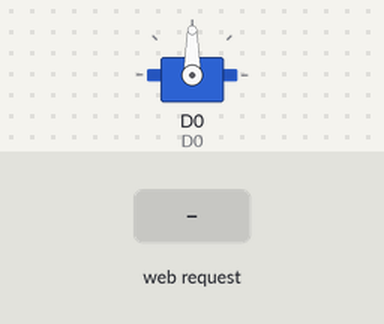
This sketch was run on a simulated ESP8266 (NodeMCU). On the bench: servo. Inputs (shaded band) come from the test bench. What the sketch prints to the serial monitor is not drawn.

Above: at 2.2 s.
2.3 s: HTTP request GET /white received
At 3.4 s:
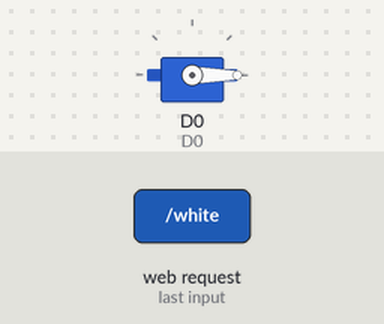
3.8 s: HTTP request GET /black received
At 4.5 s:
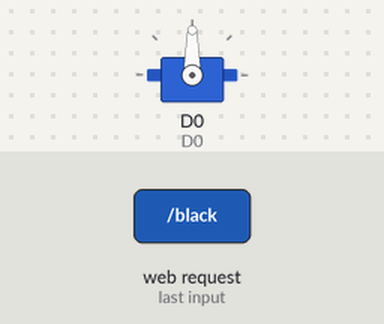
Timing chart, 0 to 6.8 s (numbered marks = the images above; inputs shaded):
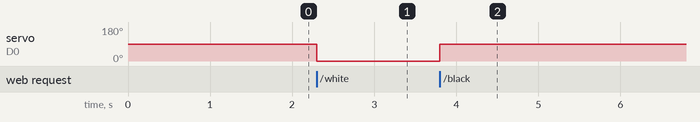

The sketch:

handservo.ino
```cpp
#include <ESP8266WiFi.h>
#include <WiFiClient.h>
#include <ESP8266WebServer.h>


static const uint8_t D0   = 16;
#include <Servo.h>
Servo myservo1;


const char *ssid = "treasuremango";

const char *password = "aaaabbbb";


ESP8266WebServer server(80);


void handleRoot() {
  server.send(200, "text/html", "<h1>You are connected</h1>");
}

void handleWhite() {
  server.send(204, "text/html", "<h1>turn on</h1>");
  myservo1.write(0);


}
void handleBlack() {
  server.send(204, "text/html", "<h1>turn off</h1>");
  myservo1.write(90);


}


void setup() {
  // put your setup code here, to run once:
  myservo1.attach(D0);
  myservo1.write(90);
  delay(1000);
  Serial.begin(115200);
  Serial.println();
  Serial.print("Configuring access point...");
  /* You can remove the password parameter if you want the AP to be open. */
  WiFi.softAP(ssid, password);
  IPAddress myIP = WiFi.softAPIP();
  Serial.print("AP IP address: ");
  Serial.println(myIP);
  server.begin();
  server.on("/", handleRoot);
  server.on("/white",handleWhite);
  server.on("/black",handleBlack);
  Serial.println("HTTP server started");
}

void loop() {
  // put your main code here, to run repeatedly:
server.handleClient();
}
```

Measured:
- after the input at 2.3 s, servo on D0: 90° → 0° at once
- after the input at 3.8 s, servo on D0: 0° → 90° at once
